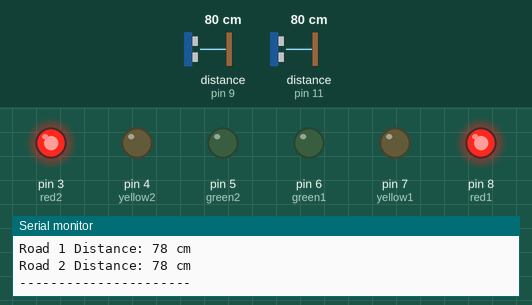
Bench run of a sketch on a simulated Arduino Uno, built with avr-gcc and run on an emulated ATmega328P. Shown: output pins drawn as LEDs (lit = HIGH), the last lines printed to the serial monitor. Wiring (inferred from the names in the program): 2 × ultrasonic range finder: trigger pin 10, echo pin 9 / trigger pin 12, echo pin 11. The inputs (shaded band) are chosen by the test bench; at power-on: distance to the obstacle (sensors on pin 9, pin 11) 80 cm. The echo pulse lasts 58.3 µs per cm; pins used as bus, display or sensor lines are not drawn.

Above: at 15.2 s.
15.3 s: distance to the obstacle (sensor on pin 9) set to 84 cm
At 16.3 s:
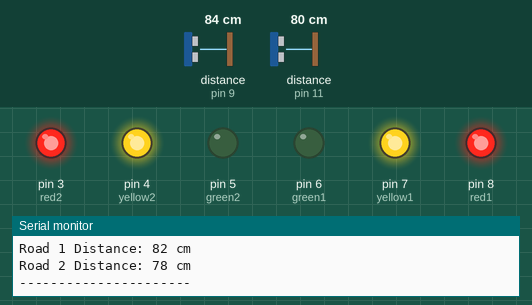
At 18.3 s:
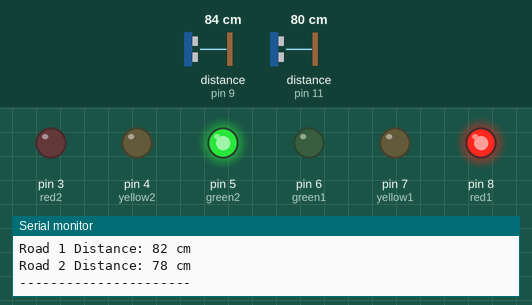
26.0 s: distance to the obstacle (sensor on pin 9) set to 2 cm
At 33.2 s:
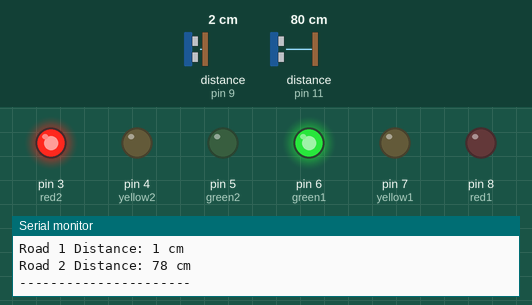
Timing chart, 0 to 41.1 s (numbered marks = the images above; inputs shaded):
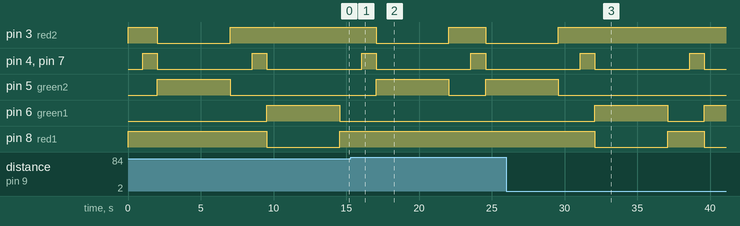

The sketch:

trafiic_density_control_system1.ino
```cpp
// =====================================================
// SMART TRAFFIC LIGHT SYSTEM
// 2 Roads + 2 Ultrasonic Sensors + 6 LEDs
// =====================================================


// =====================================================
// ROAD 1 LED PINS
// =====================================================

int red1 = 8;       // Road 1 Red LED
int yellow1 = 7;    // Road 1 Yellow LED
int green1 = 6;     // Road 1 Green LED


// =====================================================
// ROAD 2 LED PINS
// =====================================================

int red2 = 3;       // Road 2 Red LED
int yellow2 = 4;    // Road 2 Yellow LED
int green2 = 5;     // Road 2 Green LED


// =====================================================
// ULTRASONIC SENSOR 1 PINS
// =====================================================

int trig1 = 10;     // Sensor 1 Trigger Pin
int echo1 = 9;      // Sensor 1 Echo Pin


// =====================================================
// ULTRASONIC SENSOR 2 PINS
// =====================================================

int trig2 = 12;     // Sensor 2 Trigger Pin
int echo2 = 11;     // Sensor 2 Echo Pin


// =====================================================
// SETUP FUNCTION
// =====================================================

void setup() {

  // LED pins ko OUTPUT banate hain
  pinMode(red1, OUTPUT);
  pinMode(yellow1, OUTPUT);
  pinMode(green1, OUTPUT);

  pinMode(red2, OUTPUT);
  pinMode(yellow2, OUTPUT);
  pinMode(green2, OUTPUT);

  // Ultrasonic sensor pins set karte hain
  pinMode(trig1, OUTPUT);
  pinMode(echo1, INPUT);

  pinMode(trig2, OUTPUT);
  pinMode(echo2, INPUT);

  // Serial Monitor start karte hain
  Serial.begin(9600);

  // Starting condition:
  // Dono roads par red light ON
  allLightsOff();

  digitalWrite(red1, HIGH);
  digitalWrite(red2, HIGH);

  delay(1000);
}


// =====================================================
// MAIN LOOP
// =====================================================

void loop() {

  // Dono sensors se distance read karte hain
  long distance1 = getDistance(trig1, echo1);
  long distance2 = getDistance(trig2, echo2);

  // Serial Monitor par distance show karte hain
  Serial.print("Road 1 Distance: ");
  Serial.print(distance1);
  Serial.println(" cm");

  Serial.print("Road 2 Distance: ");
  Serial.print(distance2);
  Serial.println(" cm");

  Serial.println("----------------------");


  // ===================================================
  // SENSOR ERROR CHECK
  // ===================================================

  // Agar sensor reading invalid hai,
  // to dono roads par red light ON rahegi
  if (distance1 == -1 || distance2 == -1) {

    allLightsOff();

    digitalWrite(red1, HIGH);
    digitalWrite(red2, HIGH);

    delay(1000);

    return;
  }


  // ===================================================
  // TRAFFIC DENSITY COMPARISON
  // ===================================================

  // Chhoti distance ka matlab:
  // Sensor ke paas zyada traffic hai

  if (distance1 < distance2) {

    // Road 1 par zyada traffic hai
    controlTraffic(1);

  } else if (distance2 < distance1) {

    // Road 2 par zyada traffic hai
    controlTraffic(2);

  } else {

    // Agar dono roads ki distance same hai,
    // to Road 1 ko priority denge
    controlTraffic(1);
  }

  delay(500);
}


// =====================================================
// DISTANCE MEASUREMENT FUNCTION
// =====================================================

long getDistance(int trigPin, int echoPin) {

  // Trigger pin ko LOW karte hain
  digitalWrite(trigPin, LOW);
  delayMicroseconds(2);

  // 10 microseconds ka trigger pulse bhejte hain
  digitalWrite(trigPin, HIGH);
  delayMicroseconds(10);
  digitalWrite(trigPin, LOW);

  // Echo signal ka duration read karte hain
  long duration = pulseIn(echoPin, HIGH, 30000);

  // Agar signal receive nahi hua
  if (duration == 0) {
    return -1;
  }

  // Distance calculate karte hain
  // Speed of sound = approximately 0.034 cm per microsecond
  long distance = duration * 0.034 / 2;

  return distance;
}


// =====================================================
// TRAFFIC CONTROL FUNCTION
// =====================================================

void controlTraffic(int selectedRoad) {

  // ---------------------------------------------------
  // STEP 1: Dono roads ki green lights OFF
  // ---------------------------------------------------

  digitalWrite(green1, LOW);
  digitalWrite(green2, LOW);


  // ---------------------------------------------------
  // STEP 2: Dono roads ki yellow lights ON
  // Warning signal
  // ---------------------------------------------------

  digitalWrite(yellow1, HIGH);
  digitalWrite(yellow2, HIGH);

  delay(1000);


  // ---------------------------------------------------
  // STEP 3: Yellow lights OFF
  // ---------------------------------------------------

  digitalWrite(yellow1, LOW);
  digitalWrite(yellow2, LOW);


  // ---------------------------------------------------
  // STEP 4: Selected road ko GREEN
  // Dusri road ko RED
  // ---------------------------------------------------

  if (selectedRoad == 1) {

    // Road 1 GREEN
    digitalWrite(green1, HIGH);

    // Road 1 RED OFF
    digitalWrite(red1, LOW);

    // Road 2 RED ON
    digitalWrite(red2, HIGH);

    // Road 2 GREEN OFF
    digitalWrite(green2, LOW);

    // Road 1 ko 5 seconds ka green signal
    delay(5000);

  } else {

    // Road 2 GREEN
    digitalWrite(green2, HIGH);

    // Road 2 RED OFF
    digitalWrite(red2, LOW);

    // Road 1 RED ON
    digitalWrite(red1, HIGH);

    // Road 1 GREEN OFF
    digitalWrite(green1, LOW);

    // Road 2 ko 5 seconds ka green signal
    delay(5000);
  }


  // ---------------------------------------------------
  // STEP 5: Green lights OFF
  // Dono roads par RED ON
  // ---------------------------------------------------

  allLightsOff();

  digitalWrite(red1, HIGH);
  digitalWrite(red2, HIGH);

  delay(1000);
}


// =====================================================
// ALL LIGHTS OFF FUNCTION
// =====================================================

void allLightsOff() {

  // Road 1 LEDs OFF
  digitalWrite(red1, LOW);
  digitalWrite(yellow1, LOW);
  digitalWrite(green1, LOW);

  // Road 2 LEDs OFF
  digitalWrite(red2, LOW);
  digitalWrite(yellow2, LOW);
  digitalWrite(green2, LOW);
}
```

Measured:
- the behaviour switches between 80 and 81 cm on distance to the obstacle (sensor on pin 9) (found by bisection; images 0 and 1)
- after the input at 15.3 s, pin 3 (red2): HIGH → LOW after 1.8 s, → HIGH 5.0 s later, → LOW 2.5 s later; pin 5 (green2): LOW → HIGH after 1.8 s, → LOW 5.0 s later, → HIGH 2.5 s later; pin 6 (green1): stays LOW (without the input it goes to HIGH after 1.8 s); pin 8 (red1): stays HIGH (without the input it goes to LOW after 1.8 s)
- after the input at 26.0 s, pin 3 (red2): goes on until 29.6 s, then stays HIGH; pin 5 (green2): goes on until 29.6 s, then stays LOW; pin 6 (green1): LOW → HIGH after 6.1 s, → LOW 5.0 s later, → HIGH 2.5 s later; pin 8 (red1): HIGH → LOW after 6.1 s, → HIGH 5.0 s later, → LOW 2.5 s later
- by itself, pin 4 (yellow2), pin 7 (yellow1): alternates HIGH for 1.0 s and LOW for 6.5 s
